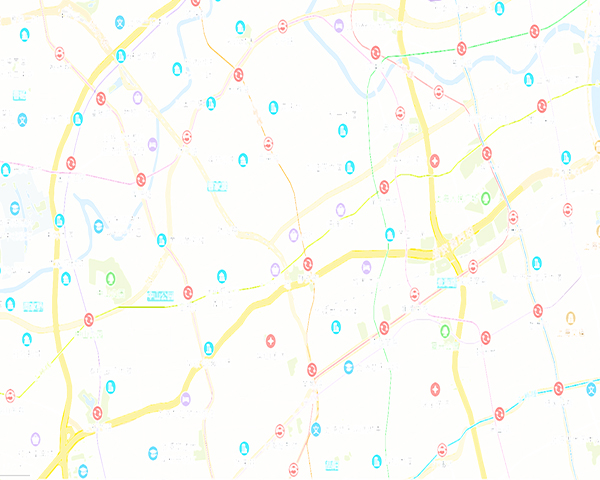
#> input picture KmeansTest/city1.jpg, 600 x 480 px; its folder holds only this picture in this run
$ python -i KmeansTest7.py   (imports and definitions only)
#> lines starting #> are read from the running program, lines starting #| are printed output that depends on the picture
### KmeansTest/KmeansTest5.py
'''
这是一个K-均值聚类算法的GUI界面下的演示程序，是物流的50个客户地理坐标数据样本，通过K=5的聚类，得到5个配送点
'''
import cv2
import pandas as pd
from PIL import ImageTk, Image
from sklearn.datasets import load_iris
from sklearn.model_selection import train_test_split
from matplotlib import pyplot as plt
import tkinter as tk
import tkinter.filedialog as file
import numpy as np
from matplotlib.backends.backend_tkagg import FigureCanvasTkAgg  # 导入在tkinter 内嵌入的画布子窗口

# from matplotlib.figure import Figure
# GUI 初始化
MainWin = tk.Tk()  # 建立主窗口
MainWin.title('机器学习K-均值算法演示')  # 窗口标题
MainWin.geometry('1200x700')  # 窗口宽X高尺寸
MainWin.resizable(width=True, height=True)  # 设定窗口尺寸可变

# K-均值算法演示程序-物流区域配送划分

"""
    K-means聚类算法
    参数：
    X: numpy数组，形状为 (样本数, 特征数)，表示待聚类的数据集
    k: int，聚类的簇数
    max_iters: int，最大迭代次数，默认为100

    返回值：
    centroids: numpy数组，形状为 (k, 特征数)，表示每个簇的中心点
    labels: numpy数组，形状为 (样本数,)，表示每个样本所属的簇
    """

# [49 lines left out: functions Kmeans, CallKmeans, not called in this run]

def callback():
    print("被调用了")
    return

# 在logo区显示一幅图像的函数
ww = 500
wh = 400

# [15 lines left out: functions picshow, SetKvalue, not called in this run]
#data全局变量数据集
data = []
#聚类类别数
K = 5
#装入鸢尾花数据集
# [66 lines left out: functions LoadIris, LoadCoordinate, LoadSample, not called in this run]


# =========菜单区=============
menubar = tk.Menu(MainWin)
# file menu
fmenu = tk.Menu(menubar)  # 主菜单上加入下级子菜单
fmenu.add_command(label='新建', state=tk.DISABLED, command=callback)
fmenu.add_command(label='打开', state=tk.DISABLED, command=callback)
fmenu.add_command(label='保存', state=tk.DISABLED, command=callback)
fmenu.add_command(label='另存为', state=tk.DISABLED, command=callback)
# [7 lines of commented-out code are left out]
mmenu = tk.Menu(menubar)
mmenu.add_command(label='KNN-分类算法', state=tk.DISABLED, command=callback)
mmenu.add_command(label='K-均值聚类算法', state=tk.DISABLED, command=CallKmeans)
mmenu.add_command(label='支持向量机', state=tk.DISABLED, command=callback)
mmenu.add_command(label='BP神经网络', state=tk.DISABLED, command=callback)
mmenu.add_command(label='CNN卷积神经网', state=tk.DISABLED, command=callback)
# =============
menubar.add_cascade(label="文件操作", menu=fmenu)
#menubar.add_cascade(label="图像处理", menu=imenu)
menubar.add_cascade(label="机器学习", menu=mmenu)
MainWin.config(menu=menubar)
# tkinter窗口的布局
# 设置“田”字型4个布局框架Frame 区
# InputFrame：logo图片显示，和识别结果显示
# OutputFrame：曲线输出，文本输出
# butFrame：按钮区用于放置各种功能按钮，用组件Button做执行选择，Radiobutton做排它选择
# DataFrame：用于显示各种数据，一般用组件 Entry输出数据, 组件Label命名（贴标签）
InputFrame = tk.Frame(MainWin, height=300, width=600, relief=tk.RAISED)
OutputFrame = tk.Frame(MainWin, height=300, width=600, relief=tk.RAISED)
butFrame = tk.Frame(MainWin, height=300, width=600)
DataFrame = tk.Frame(MainWin, height=300, width=600)
# 设定四个框架的网格的行列，“田”字型，是两行两列，行：0~1，列是0~1
InputFrame.grid(row=0, column=0)
OutputFrame.grid(row=0, column=1)
butFrame.grid(row=1, column=0)
DataFrame.grid(row=1, column=1, sticky=tk.N)
# InputFrame框架，首行放 一个文字标签 “识别结果：" 和一个输出框Entry
# 第二行是logo 图片窗口
ResultStr = tk.StringVar()  # 设置一个结果显示的字符串变量和输出结果相关
Lab1 = tk.Label(InputFrame, text='运行结果:', font=('Arial', 12), width=20, height=1)
Lab1.grid(row=0, column=0, padx=10, pady=20)
entry1 = tk.Entry(InputFrame, font=('Arial', 12), width=20, textvariable=ResultStr)
entry1.grid(row=0, column=1)
ResultStr.set('结果字符串')
LogoImage = tk.PhotoImage(file='ImageFile/KmeansLogo.png')
Lab2 = tk.Label(InputFrame, image=LogoImage)
Lab2.grid(row=1, column=0, columnspan=2, padx=40)
# OutputFrame 首行放 一个文字提示标签 “训练误差曲线"
# 第二行是一个显示曲线的画布窗口
Lab3 = tk.Label(OutputFrame, text='鸢尾花聚类结果', font=('Arial', 14), width=16, height=1)
Lab3.grid(row=0, column=0, pady=20)
fig = plt.Figure(figsize=(5, 4), dpi=100)  # 设置空画布窗口，figsize为大小（英寸），dpi为分辨率
#设置输出曲线显示画布
draw_set = FigureCanvasTkAgg(fig, master=OutputFrame)  # 将空画布设置在tkinter的输出容器OutputFrame上
ax0 = fig.add_subplot(1, 1, 1)  # 在plt窗口设置坐标系第0个坐标ax0用于显示物流地图
ax1 = fig.add_subplot(1, 1, 1, frameon=False) #设计第2个坐标轴用于显示物流地理数据
draw_set.get_tk_widget().grid(row=1, column=0)  # ,height=460,width=550)
font2 = {'family': 'Times New Roman', 'weight': 'normal', 'size': 16, }  # 设置字体的字典
ax0.set_xlabel('x-axis', font2)  # x轴名称并附带字体
ax0.set_ylabel('y-axis', font2)  # y轴名称并附带字体
# ButtonFrame 第1行是是10个单选无线按钮
Target = [('0', 0), ('1', 1), ('2', 2), ('3', 3), ('4', 4), ('5', 5), ('6', 6), ('7', 7), ('8', 8), ('9', 9)]
TargetVector = np.zeros(10)
TargetV = tk.IntVar()
Target_startx = 50
Target_starty = 20
# 为简化，用一个循环画出10个单选按钮，注意它们公用一个响应函数SetTarget
for txt, num in Target:
    rbut = tk.Radiobutton(butFrame, text=txt, value=num, font=('Arial', 12), width=3, height=1, command=SetKvalue,
                          variable=TargetV)
    rbut.place(x=Target_startx + num * 50, y=Target_starty)
# 第二行就是所有功能按钮放置区，这里有9个，具体功能如下
but1 = tk.Button(butFrame, text='选择图片', font=('Arial', 12), width=10, height=1, command=callback)
but2 = tk.Button(butFrame, text='添加样本', font=('Arial', 12), width=10, height=1, command=callback)
but3 = tk.Button(butFrame, text='保存样本', font=('Arial', 12), width=10, height=1, command=callback)
but4 = tk.Button(butFrame, text='装入样本', font=('Arial', 12), width=10, height=1, command=LoadSample)
but5 = tk.Button(butFrame, text='K-均值测试', font=('Arial', 12), width=10, height=1, command=CallKmeans)
but6 = tk.Button(butFrame, text='装入iris', font=('Arial', 12), width=10, height=1, command=LoadIris)
but7 = tk.Button(butFrame, text='装物流位置', font=('Arial', 12), width=10, height=1, command=LoadCoordinate)
but8 = tk.Button(butFrame, text='装入网络', font=('Arial', 12), width=10, height=1, command=callback)
but9 = tk.Button(butFrame, text='删除样本', font=('Arial', 12), width=10, height=1, command=callback)
# 下面是按钮放置的位置
but1.place(x=50, y=80)
but2.place(x=250, y=80)
but3.place(x=450, y=80)
but4.place(x=50, y=120)
but5.place(x=250, y=120)
but6.place(x=450, y=120)
but7.place(x=50, y=160)
but8.place(x=250, y=160)
but9.place(x=450, y=160)
but1.config(state=tk.DISABLED)
but2.config(state=tk.DISABLED)
but3.config(state=tk.DISABLED)
but4.config(state=tk.DISABLED)
but5.config(state=tk.DISABLED)
but6.config(state=tk.ACTIVE)
but7.config(state=tk.DISABLED)
but8.config(state=tk.DISABLED)
but9.config(state=tk.DISABLED)
# DataFrame 数据输出框，主要放置输出的数据和它们的标签
CountStr = tk.StringVar()  # 对应的样本计数
EpochStr = tk.StringVar()  # 循环计数
ErrStr = tk.StringVar()  # 最后的训练误差
Lab4 = tk.Label(DataFrame, text='训练样本:', font=('Arial', 12), width=10, height=1)
Lab4.grid(row=0, column=0, pady=20)
Lab5 = tk.Label(DataFrame, text='聚类数K:', font=('Arial', 12), width=10, height=1)
Lab5.grid(row=1, column=0)
Lab6 = tk.Label(DataFrame, text='训练误差:', font=('Arial', 12), width=10, height=1)
Lab6.grid(row=2, column=0, pady=20)
entry4 = tk.Entry(DataFrame, font=('Arial', 12), width=15, textvariable=CountStr)
entry4.grid(row=0, column=1, pady=20)
CountStr.set("0")
entry5 = tk.Entry(DataFrame, font=('Arial', 12), width=15, textvariable=EpochStr)
entry5.grid(row=1, column=1)
EpochStr.set("0")
entry6 = tk.Entry(DataFrame, font=('Arial', 12), width=15, textvariable=ErrStr)
entry6.grid(row=2, column=1, pady=20)
ErrStr.set("0")
# 建立主循环，准备接收消息并相应
MainWin.mainloop()

### KmeansTest/KmeansTest7.py
'''
这是一个K-均值聚类算法的GUI界面下的演示程序，采用199个银行客户数据集（年龄，存款），聚类结束后给出后处理的银行客户画像

'''
import cv2
import pandas as pd
from sklearn.datasets import load_iris
from matplotlib import pyplot as plt
import tkinter as tk
import tkinter.filedialog as file
import numpy as np
from matplotlib.backends.backend_tkagg import FigureCanvasTkAgg  # 导入在tkinter 内嵌入的画布子窗口
from sklearn.cluster import KMeans

from KmeansTest5 import ax0


# [4 lines not run here, left out]

# Kmeans算法演示程序-银行客户画像
#data全局变量数据集
data = []
#聚类类别数
K = 3
"""
    K-means聚类算法
    参数：
    X: numpy数组，形状为 (样本数, 特征数)，表示待聚类的数据集
    k: int，聚类的簇数
    max_iters: int，最大迭代次数，默认为100
    返回值：
    centroids: numpy数组，形状为 (k, 特征数)，表示每个簇的中心点
    labels: numpy数组，形状为 (样本数,)，表示每个样本所属的簇
"""

# [19 lines left out: function Kmeans, not called in this run]
#三种不同的聚类数
Num = ((16, 6, 2),(30, 8, 2),(60, 10, 2))
#选取原图像的比例
Percent = 0.3
#调用SKlearn 的聚类函数进行图像聚类
# [30 lines left out: function CallKmeans, not called in this run]

def callback():
    print("被调用了")
    return

# 在logo区显示一幅图像的函数
ww = 500
wh = 400

# [70 lines left out: functions picshow, SetKvalue, LoadIris, LoadCoordinate, LoadCustomerInfo, not called in this run]
ImageFile=""
def LoadImage():
    global data
    file1 = file.askopenfilename(title='打开文件名字', initialdir="\image",
                                 filetypes=[('jpg文件', '*.jpg'),('png文件', '*.png')])
#> the answer given: city1.jpg
    if file1 == "":
        return
    ImageFile=file1
    im = cv2.imread(ImageFile)
#> im is the input picture: shape (480, 600, 3); mean B, G, R 245.4, 251.3, 250.6
    h=im.shape[0]
#> h = 480
    w=im.shape[1]
#> w = 600
    im1=cv2.resize(im,[int(300*h/w),300])
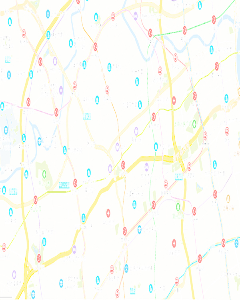
#> im1: shape (300, 240, 3); mean B, G, R 245.4, 251.2, 250.6
    image = cv2.cvtColor(im1, cv2.COLOR_BGR2RGB)  # 转换成RGB格式
    data=image
#> (the run stopped early here; a loop or call above may not have finished)
